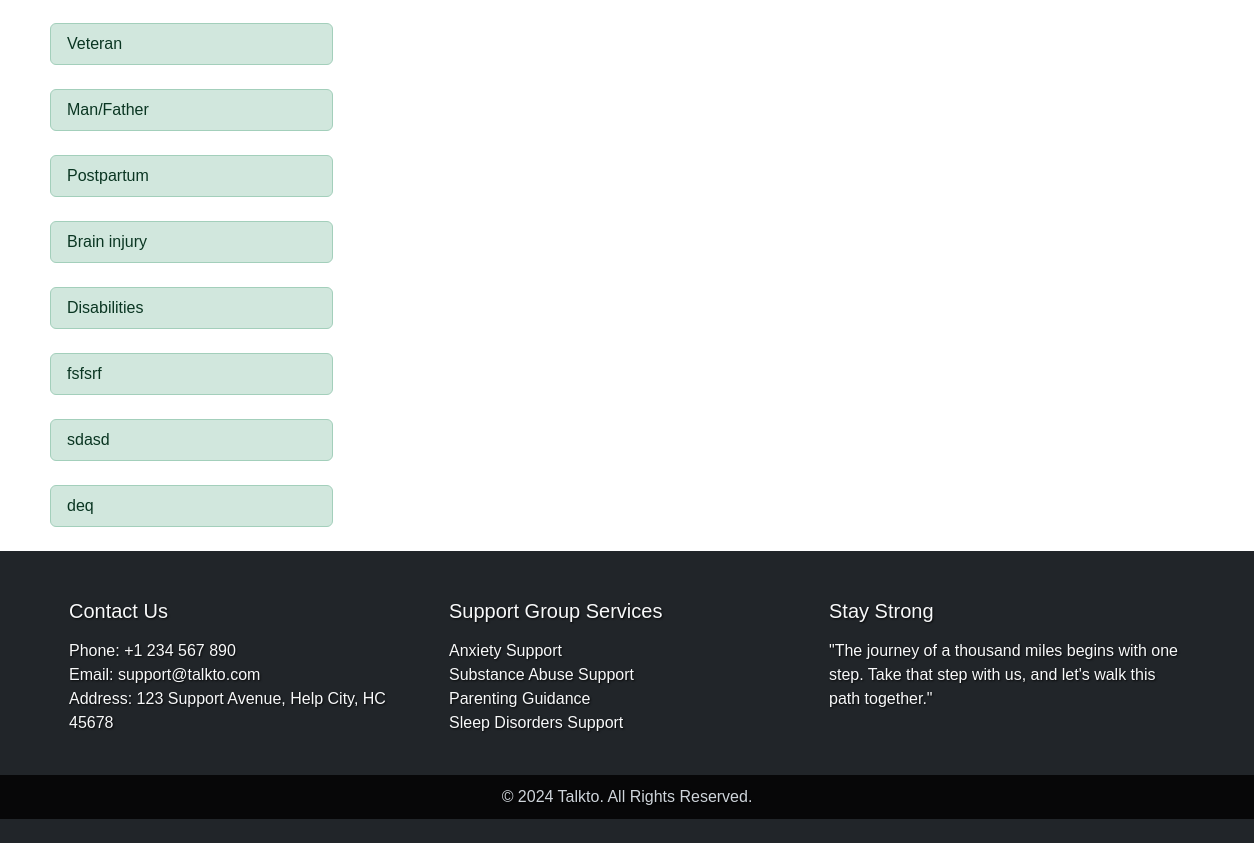
The app's page /?q=Family (lower part), older data.
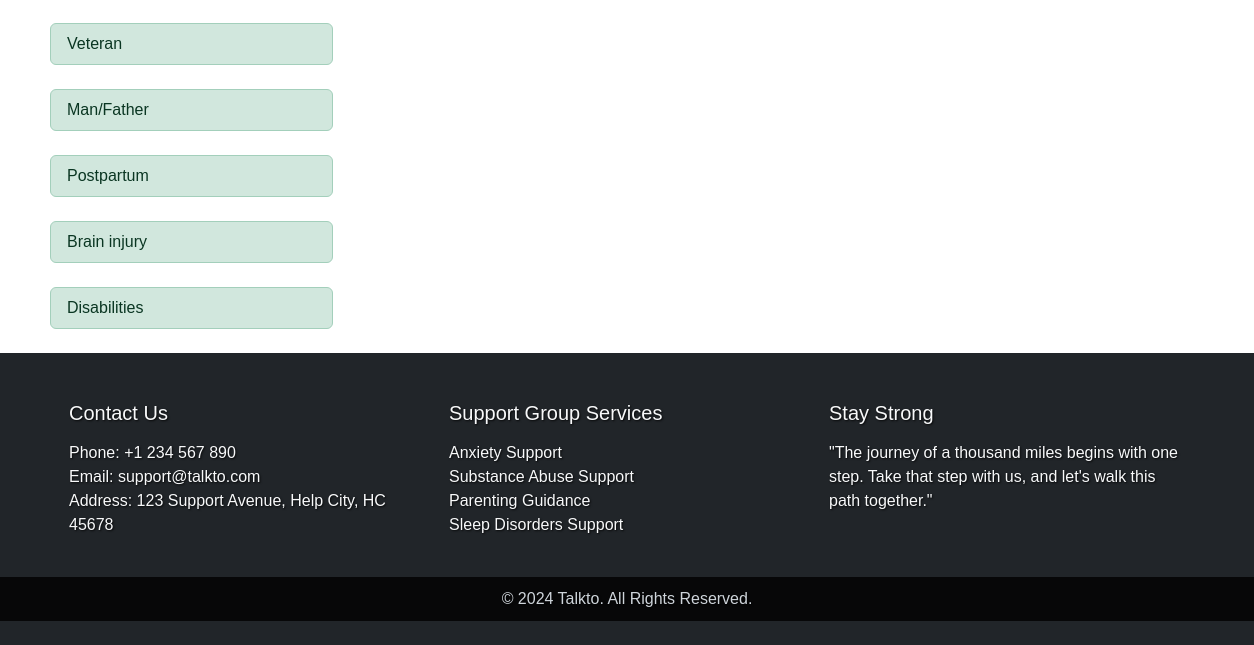
The same page, newer data.
### base/models.py (models this page shows)
class Category(models.Model):
    heading = models.CharField(max_length=200)
    def __str__(self):
        return self.heading

### base/views.py (the view)
# urls.py: path('', views.home, name='home'),
def home(request):
    q = request.GET.get('q') if request.GET.get('q') != None else ''
    topics = Topic.objects.filter(Q(name__icontains=q) | Q(category__heading__icontains=q) | Q(description__icontains=q))
    topics = list(dict.fromkeys(topics))
    seeder_func()
    heading = "Supporting community"
    categories = Category.objects.all()
    meetings = Meeting.objects.all()
    conversation = Conversation.objects.all()
    context = {"topics": topics, "categories": categories, 'heading': heading, 'meetings': meetings, 'conversation': conversation}
    return render(request, 'base/home.html', context)

### base/seeder.py (called while the page is built)
def seeder_func():
    categories = ['General', 'Family', 'Health', 'Veteran', 'Man/Father', 'Postpartum', 'Brain injury', 'Disabilities']
    conversations = ['Face to face', 'Online meeting']
    for category in categories:
        if not Category.objects.filter(heading=category):
            new_category = Category(heading=category)
            new_category.save()
    for conversation in conversations:
        if not Conversation.objects.filter(type=conversation):
            new_conversation = Conversation(type=conversation)
            new_conversation.save()

### base/templates/base/home.html (shortened to what this page needs)
{% extends 'main.html' %}
{% load static %}
{% block static %}
        <link rel="stylesheet" href="{% static 'styles/styles.css' %}">
{% endblock %}
{% block content %}
    {% include 'base/topic.html' %}
{% endblock %}

### base/templates/base/topic.html (shortened to what this page needs)
{% load static %}
{% block static %}
        <link rel="stylesheet" href="{% static 'styles/styles.css' %}">
{% endblock %}
<div class="home-container" >
    <div class="row">
        <div class="col-md-3 category-list" id="category-list">
            <br>
            <br>
            {% for category in categories %}
                <div class="list-group">
                    <a href="{{ request.path }}?q={{ category.heading }}" class="list-group-item list-group-item-action list-group-item-success">{{ category }}</a>
                </div>
            <br>
            {% endfor %}
        </div>
        <div class="col-md-9">
        </div>
    </div>
</div>

Row changes from the older to the newer data that the page shows:
removed Category: heading "fsfsrf"
removed Category: heading "sdasd"
removed Category: heading "deq"
